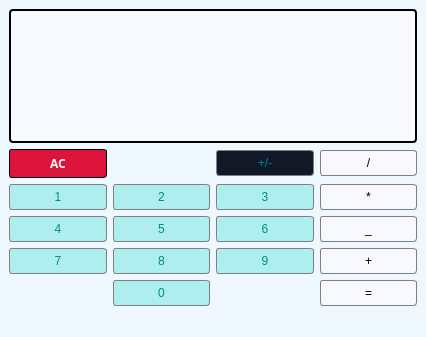
<?xml version="1.0" encoding="UTF-8"?>
<ui version="4.0">
 <class>Calculator</class>
 <widget class="QMainWindow" name="Calculator">
  <property name="geometry">
   <rect>
    <x>0</x>
    <y>0</y>
    <width>426</width>
    <height>337</height>
   </rect>
  </property>
  <property name="windowTitle">
   <string>Calculator</string>
  </property>
  <property name="windowIcon">
   <iconset resource="Resource.qrc">
    <normaloff>:/rec/img/calculator.png</normaloff>:/rec/img/calculator.png</iconset>
  </property>
  <property name="styleSheet">
   <string notr="true">background-color: AliceBlue;

</string>
  </property>
  <property name="tabShape">
   <enum>QTabWidget::Rounded</enum>
  </property>
  <widget class="QWidget" name="centralwidget">
   <layout class="QGridLayout" name="gridLayout">
    <item row="7" column="0">
     <widget class="QPushButton" name="Button1">
      <property name="accessibleDescription">
       <string/>
      </property>
      <property name="styleSheet">
       <string notr="true">QPushButton{
background-color: PaleTurquoise;
border: 1px solid gray;
padding: 5px;
border-radius: 3px;
color: DarkCyan;
}
QPushButton:pressed{
background-color: LightCyan;
border: 1px solid gray;
padding: 5px;
border-radius: 3px;
color: DarkCyan;
}
</string>
      </property>
      <property name="text">
       <string>1</string>
      </property>
     </widget>
    </item>
    <item row="6" column="3">
     <widget class="QPushButton" name="Divide">
      <property name="styleSheet">
       <string notr="true">QPushButton{
background-color: GhostWhite;
border: 1px solid gray;
padding: 5px;
border-radius: 3px
}
QPushButton:pressed{
background-color: DarkGray;
border: 1px solid gray;
padding: 5px;
border-radius: 3px
}
</string>
      </property>
      <property name="text">
       <string>/</string>
      </property>
     </widget>
    </item>
    <item row="11" column="0">
     <widget class="QPushButton" name="Button7">
      <property name="styleSheet">
       <string notr="true">QPushButton{
background-color: PaleTurquoise;
border: 1px solid gray;
padding: 5px;
border-radius: 3px;
color: DarkCyan;
}
QPushButton:pressed{
background-color: LightCyan;
border: 1px solid gray;
padding: 5px;
border-radius: 3px;
color: DarkCyan;
}
</string>
      </property>
      <property name="text">
       <string>7</string>
      </property>
     </widget>
    </item>
    <item row="0" column="0" colspan="4">
     <widget class="QLineEdit" name="Display">
      <property name="sizePolicy">
       <sizepolicy hsizetype="Expanding" vsizetype="Expanding">
        <horstretch>0</horstretch>
        <verstretch>0</verstretch>
       </sizepolicy>
      </property>
      <property name="sizeIncrement">
       <size>
        <width>0</width>
        <height>0</height>
       </size>
      </property>
      <property name="autoFillBackground">
       <bool>false</bool>
      </property>
      <property name="styleSheet">
       <string notr="true">border-width: 2px;
border-style: solid;
border-color: Black;
border-radius: 4px;
background-color: GhostWhite;
</string>
      </property>
     </widget>
    </item>
    <item row="6" column="0">
     <widget class="QPushButton" name="Clear">
      <property name="font">
       <font>
        <family>Segoe UI Black</family>
        <bold>true</bold>
       </font>
      </property>
      <property name="styleSheet">
       <string notr="true">QPushButton{
background-color: Crimson;
border: 1px solid black;
padding: 5px;
border-radius: 3px;
color: white;
}
QPushButton:pressed{
background-color: Brown;
border: 1px solid black;
padding: 5px;
border-radius: 3px;
color: white;

}
</string>
      </property>
      <property name="text">
       <string>AC</string>
      </property>
     </widget>
    </item>
    <item row="11" column="1">
     <widget class="QPushButton" name="Button8">
      <property name="styleSheet">
       <string notr="true">QPushButton{
background-color: PaleTurquoise;
border: 1px solid gray;
padding: 5px;
border-radius: 3px;
color: DarkCyan;
}
QPushButton:pressed{
background-color: LightCyan;
border: 1px solid gray;
padding: 5px;
border-radius: 3px;
color: DarkCyan;
}
</string>
      </property>
      <property name="text">
       <string>8</string>
      </property>
     </widget>
    </item>
    <item row="13" column="1">
     <widget class="QPushButton" name="Button0">
      <property name="minimumSize">
       <size>
        <width>2</width>
        <height>2</height>
       </size>
      </property>
      <property name="maximumSize">
       <size>
        <width>16777214</width>
        <height>16777214</height>
       </size>
      </property>
      <property name="sizeIncrement">
       <size>
        <width>2</width>
        <height>2</height>
       </size>
      </property>
      <property name="styleSheet">
       <string notr="true">QPushButton{
background-color: PaleTurquoise;
border: 1px solid gray;
padding: 5px;
border-radius: 3px;
color: DarkCyan;
}
QPushButton:pressed{
background-color: LightCyan;
border: 1px solid gray;
padding: 5px;
border-radius: 3px;
color: DarkCyan;
}
</string>
      </property>
      <property name="text">
       <string>0</string>
      </property>
     </widget>
    </item>
    <item row="11" column="3">
     <widget class="QPushButton" name="Add">
      <property name="styleSheet">
       <string notr="true">QPushButton{
background-color: GhostWhite;
border: 1px solid gray;
padding: 5px;
border-radius: 3px
}
QPushButton:pressed{
background-color: DarkGray;
border: 1px solid gray;
padding: 5px;
border-radius: 3px
}
</string>
      </property>
      <property name="text">
       <string>+</string>
      </property>
     </widget>
    </item>
    <item row="9" column="1">
     <widget class="QPushButton" name="Button5">
      <property name="styleSheet">
       <string notr="true">QPushButton{
background-color: PaleTurquoise;
border: 1px solid gray;
padding: 5px;
border-radius: 3px;
color: DarkCyan;
}
QPushButton:pressed{
background-color: LightCyan;
border: 1px solid gray;
padding: 5px;
border-radius: 3px;
color: DarkCyan;
}
</string>
      </property>
      <property name="text">
       <string>5</string>
      </property>
     </widget>
    </item>
    <item row="13" column="3">
     <widget class="QPushButton" name="Total">
      <property name="styleSheet">
       <string notr="true">QPushButton{
background-color: GhostWhite;
border: 1px solid gray;
padding: 5px;
border-radius: 3px
}
QPushButton:pressed{
background-color: DarkGray;
border: 1px solid gray;
padding: 5px;
border-radius: 3px
}
</string>
      </property>
      <property name="text">
       <string>=</string>
      </property>
     </widget>
    </item>
    <item row="9" column="2">
     <widget class="QPushButton" name="Button6">
      <property name="styleSheet">
       <string notr="true">QPushButton{
background-color: PaleTurquoise;
border: 1px solid gray;
padding: 5px;
border-radius: 3px;
color: DarkCyan;
}
QPushButton:pressed{
background-color: LightCyan;
border: 1px solid gray;
padding: 5px;
border-radius: 3px;
color: DarkCyan;
}
</string>
      </property>
      <property name="text">
       <string>6</string>
      </property>
     </widget>
    </item>
    <item row="7" column="3">
     <widget class="QPushButton" name="Multiply">
      <property name="styleSheet">
       <string notr="true">QPushButton{
background-color: GhostWhite;
border: 1px solid gray;
padding: 5px;
border-radius: 3px
}
QPushButton:pressed{
background-color: DarkGray;
border: 1px solid gray;
padding: 5px;
border-radius: 3px
}
</string>
      </property>
      <property name="text">
       <string>*</string>
      </property>
     </widget>
    </item>
    <item row="9" column="3">
     <widget class="QPushButton" name="Substract">
      <property name="styleSheet">
       <string notr="true">QPushButton{
background-color: GhostWhite;
border: 1px solid gray;
padding: 5px;
border-radius: 3px
}
QPushButton:pressed{
background-color: DarkGray;
border: 1px solid gray;
padding: 5px;
border-radius: 3px
}
</string>
      </property>
      <property name="text">
       <string>_</string>
      </property>
     </widget>
    </item>
    <item row="7" column="1">
     <widget class="QPushButton" name="Button2">
      <property name="styleSheet">
       <string notr="true">QPushButton{
background-color: PaleTurquoise;
border: 1px solid gray;
padding: 5px;
border-radius: 3px;
color: DarkCyan;
}
QPushButton:pressed{
background-color: LightCyan;
border: 1px solid gray;
padding: 5px;
border-radius: 3px;
color: DarkCyan;
}
</string>
      </property>
      <property name="text">
       <string>2</string>
      </property>
     </widget>
    </item>
    <item row="7" column="2">
     <widget class="QPushButton" name="Button3">
      <property name="styleSheet">
       <string notr="true">QPushButton{
background-color: PaleTurquoise;
border: 1px solid gray;
padding: 5px;
border-radius: 3px;
color: DarkCyan;
}
QPushButton:pressed{
background-color: LightCyan;
border: 1px solid gray;
padding: 5px;
border-radius: 3px;
color: DarkCyan;
}
</string>
      </property>
      <property name="text">
       <string>3</string>
      </property>
     </widget>
    </item>
    <item row="9" column="0">
     <widget class="QPushButton" name="Button4">
      <property name="styleSheet">
       <string notr="true">QPushButton{
background-color: PaleTurquoise;
border: 1px solid gray;
padding: 5px;
border-radius: 3px;
color: DarkCyan;
}
QPushButton:pressed{
background-color: LightCyan;
border: 1px solid gray;
padding: 5px;
border-radius: 3px;
color: DarkCyan;
}
</string>
      </property>
      <property name="text">
       <string>4</string>
      </property>
     </widget>
    </item>
    <item row="11" column="2">
     <widget class="QPushButton" name="Button9">
      <property name="styleSheet">
       <string notr="true">QPushButton{
background-color: PaleTurquoise;
border: 1px solid gray;
padding: 5px;
border-radius: 3px;
color: DarkCyan;
}
QPushButton:pressed{
background-color: LightCyan;
border: 1px solid gray;
padding: 5px;
border-radius: 3px;
color: DarkCyan;
}
</string>
      </property>
      <property name="text">
       <string>9</string>
      </property>
     </widget>
    </item>
    <item row="6" column="2">
     <widget class="QPushButton" name="ChangeSign">
      <property name="styleSheet">
       <string notr="true">QPushButton{
background-color: #111827;
border: 1px solid gray;
padding: 5px;
border-radius: 3px;
color: DarkCyan;
}
QPushButton:pressed{
background-color: LightCyan;
border: 1px solid gray;
padding: 5px;
border-radius: 3px;
color: DarkCyan;
}
</string>
      </property>
      <property name="text">
       <string>+/-</string>
      </property>
     </widget>
    </item>
   </layout>
  </widget>
  <widget class="QMenuBar" name="menubar">
   <property name="geometry">
    <rect>
     <x>0</x>
     <y>0</y>
     <width>426</width>
     <height>26</height>
    </rect>
   </property>
  </widget>
  <widget class="QStatusBar" name="statusbar"/>
 </widget>
 <resources>
  <include location="Resource.qrc"/>
 </resources>
 <connections/>
</ui>
